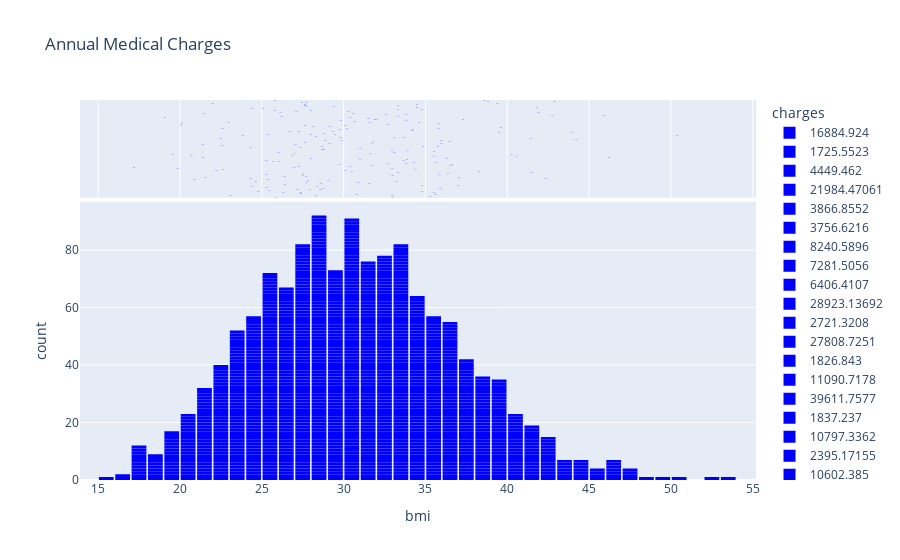

The notebook cell saved with this chart:
### Code cell
fig = px.histogram(medical_df,
                   x="bmi",
                   marginal="box",
                   color = "charges",
                   color_discrete_sequence=["blue"],
                   title="Annual Medical Charges")
fig.update_layout(bargap=0.1)
fig.show()
